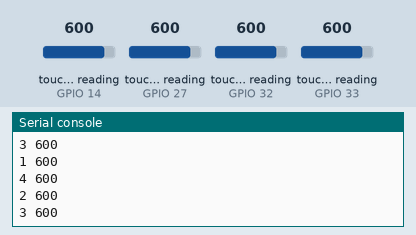
Bench run of a program on a simulated ESP32 board running MicroPython. Shown: the last lines printed to the serial console. The test bench sets the inputs (shaded band); at power-on: touch-pad reading (sensors on GPIO 14, GPIO 27, GPIO 32, GPIO 33) 600.

Above: at 1.2 s.
1.3 s: touch-pad reading (sensor on GPIO 14) set to 63
At 1.9 s:
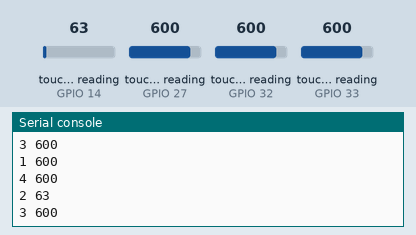
2.8 s: touch-pad reading (sensor on GPIO 27) set to 63
At 3.4 s:
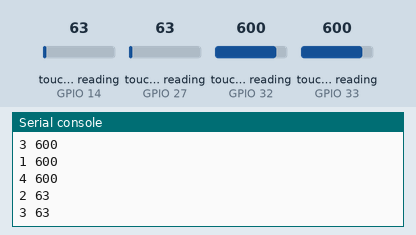
4.3 s: touch-pad reading (sensor on GPIO 32) set to 63
At 4.9 s:
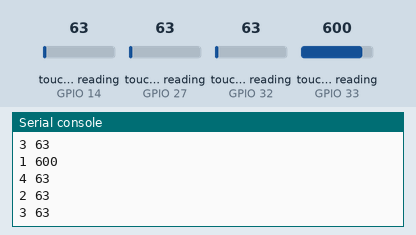
5.8 s: touch-pad reading (sensor on GPIO 33) set to 63
7.3 s: touch-pad reading (sensor on GPIO 14) set to 212
At 7.9 s:
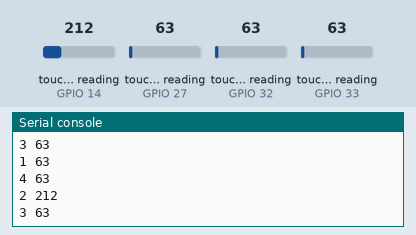
8.8 s: touch-pad reading (sensor on GPIO 27) set to 212
At 9.4 s:
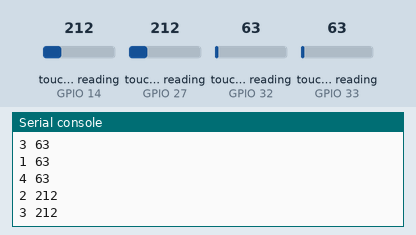
Timing chart, 0 to 11.3 s (numbered marks = the images above; inputs shaded):
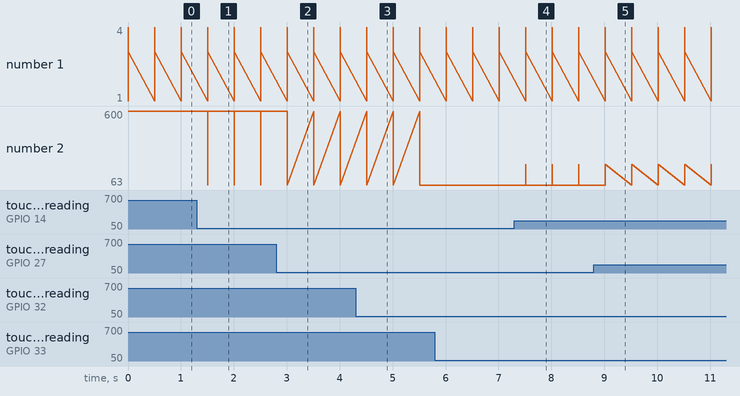

Measured:
- after the input at 1.3 s, the serial console: prints a new line after 0.20 s (image 1)
- after the input at 2.8 s, the serial console: prints a new line after 0.21 s (image 2)
- after the input at 4.3 s, the serial console: prints a new line after 0.21 s (image 3)
- after the input at 7.3 s, the serial console: prints a new line after 0.21 s (image 4)
- after the input at 8.8 s, the serial console: prints a new line after 0.22 s (image 5)

The program:

touch_demo1.py
```python
from machine import   Pin

from machine import TouchPad
from time import sleep

touch0=TouchPad(Pin(33))
touch4=TouchPad(Pin(32))

touch2=TouchPad(Pin(14))
touch3=TouchPad(Pin(27))

while True:
    #print("a",touch0.read())
    #print("b",touch4.read())

    try:
        touch_val = touch0.read()
    # ggf. Fehler abfangen
    except ValueError:
        print("ValueError while reading touch_pin")

    print("1",touch_val)

    try:
        touch_val4 = touch4.read()
    # ggf. Fehler abfangen
    except ValueError:
        print("ValueError while reading touch_pin")

    print("4",touch_val4)

    try:
        touch_val2 = touch2.read()
    # ggf. Fehler abfangen
    except ValueError:
        print("ValueError while reading touch_pin")

    print("2",touch_val2)

    try:
        touch_val3 = touch3.read()
    # ggf. Fehler abfangen
    except ValueError:
        print("ValueError while reading touch_pin")

    print("3",touch_val3)

    sleep(0.5)

   
```
